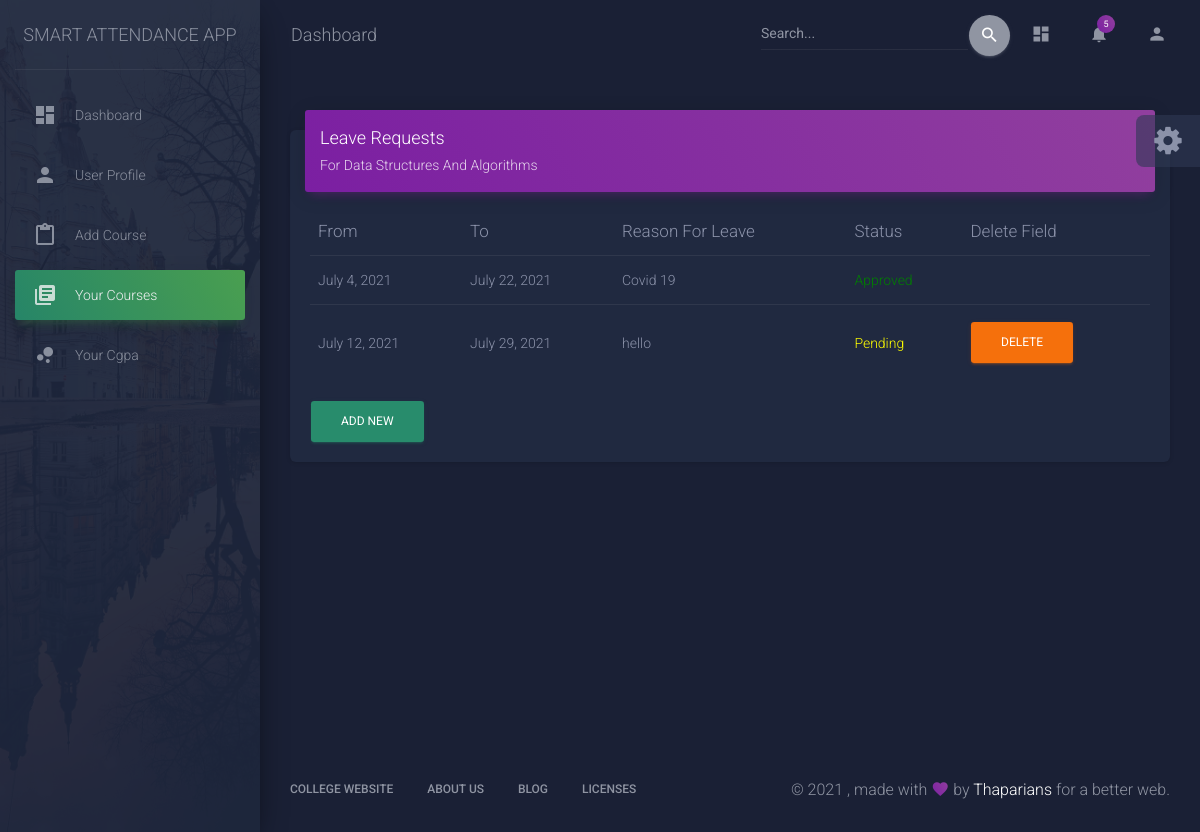
Before: /dashboard/course1/leave (signed in) with the older database file.
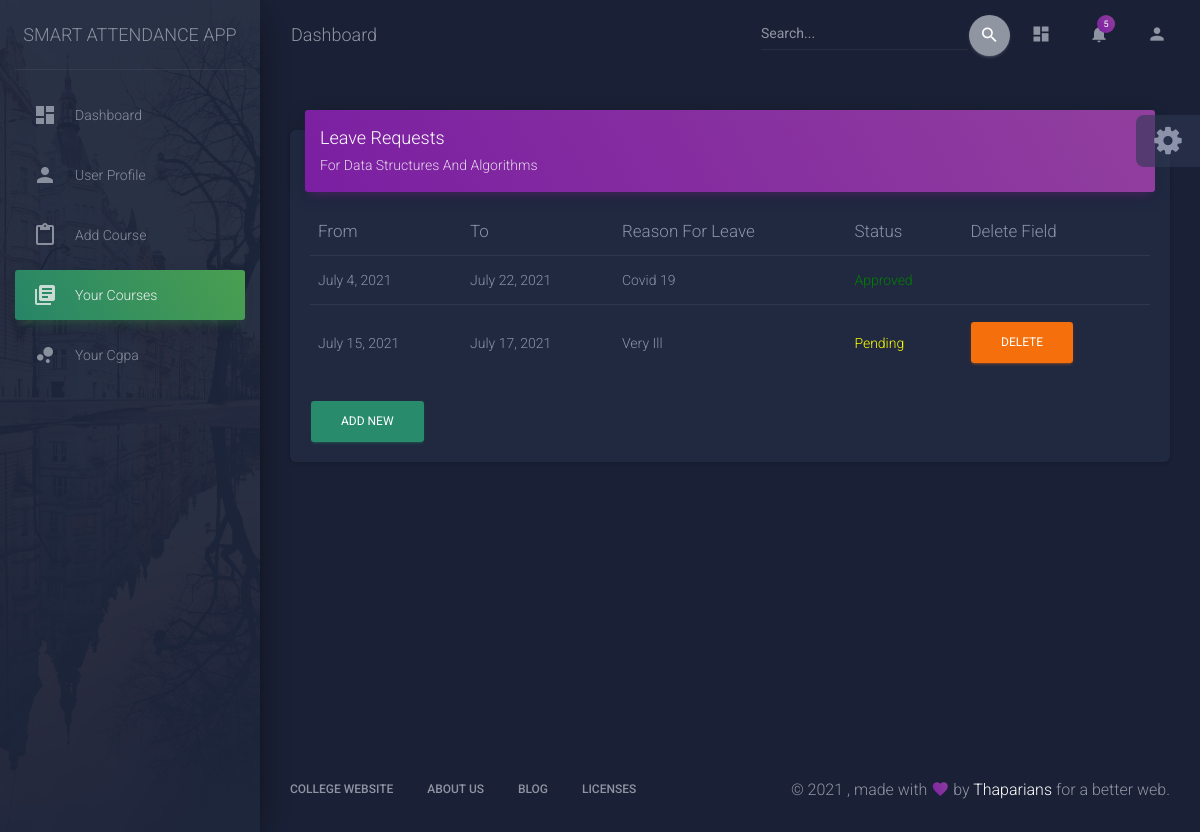
After: the same page with the newer database file.
### role/models.py (models this page shows, shortened)
class Leave(models.Model):
    student = models.ForeignKey(Student,on_delete=models.CASCADE)
    course = models.ForeignKey(Course,on_delete=models.CASCADE)
    title = models.CharField(max_length = 30)
    details = models.TextField()
    isapproved = models.BooleanField(default=False)
    fro = models.DateField(null=True)
    to = models.DateField(null=True)

### role/views.py (the view)
# urls.py: path('dashboard/course<int:pk>/leave',leaverequest,name='leave'),
def leaverequest(request,*args,**kwargs):
    pk = kwargs['pk']
    cc = Course.objects.get(id=pk)
    std = Student.objects.filter(user=request.user)[0]
    leave = Leave.objects.filter(student = std, course = cc)
    leaveform = LeaveForm()
    context = {
    'leave' : leave,
    'std' : std,
    'cc' : cc,
    'form' : leaveform,
    }
    return render(request,'role/leave.html',context)

### role/forms.py
class LeaveForm(forms.ModelForm):
    class Meta:
        model = Leave
        fields = ['title','details','fro','to']
        widgets = {
            'fro': DateInput(attrs={'type': 'date'}),
            'to': DateInput(attrs={'type': 'date'})
        }
    def __init__(self, *args, **kwargs):
        super(LeaveForm, self).__init__(*args, **kwargs)
        self.fields['fro'].label = "From"

### role/templates/role/leave.html (shortened to what the changed rows need)
{% load static %}
{% load crispy_forms_tags %}
<!DOCTYPE html>
<html lang="en">
<head>
  <link rel="stylesheet" href="https://maxcdn.bootstrapcdn.com/font-awesome/latest/css/font-awesome.min.css">
  <link href="{% static '/role/css/material-dashboard.css' %}" rel="stylesheet" />
  <link href="{% static '/role/demo/demo.css' %}" rel="stylesheet" />
  <link href="https://vjs.zencdn.net/7.11.4/video-js.css" rel="stylesheet" />
</head>
<body class="dark-edition">
  <div class="wrapper ">
    <div class="main-panel"   >
      <div class="content">
        <div class="container-fluid" >
          <div class="row">
            <div class="col-md-12" >
              <div class="card"  >
                <div class="card-body">
                  <div class="table-responsive">
                    <table class="table">
                      <thead class=" text-primary">
                        <th>
                          From
                        </th>
                        <th>
                          To
                        </th>
                        <th>
                          Reason For Leave
                        </th>
                        <th>
                          Status
                        </th>
                        <th>
                          Delete Field
                        </th>
                      </thead>
                      <tbody>
                       {% for l in leave %}
                       <tr>
                        <td>
                          {{l.fro}}
                        </td>
                        <td>
                          {{l.to}}
                        </td>
                        <td>
                          {{l.title}}
                        </td>
                        <td>
                          {% if l.isapproved %}
                          <div style="color: green;">
                            Approved
                          </div>
                          {% else %}
                          <div style="color: yellow;">
                            Pending
                          </div>
                        </td>
                        <td>
                         <a href="/delete/{{cc.pk}}/{{l.pk}}/" ><button type="button" class="btn btn-warning" data-toggle="modal" data-target="#exampleModalCenter" id="l.pk" >Delete </button>
                         </a>
                         {% endif %}
                        </td>
                       </tr>
                       {% endfor %}
                      </tbody>
                    </table>
                  </div>
                </div>
              </div>
            </div>
                  </div>
                </div>
              </div>
    </div>
  </div>
</body>
</html>

Changed rows visible on the page:
removed Leave: fro "July 12, 2021", to "July 29, 2021", title "hello"
added Leave: fro "July 15, 2021", to "July 17, 2021", title "Very Ill"
